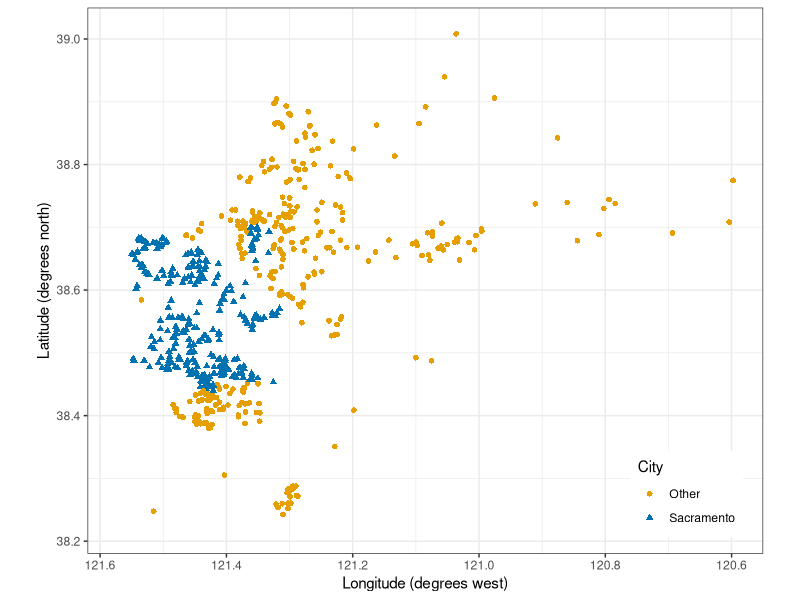
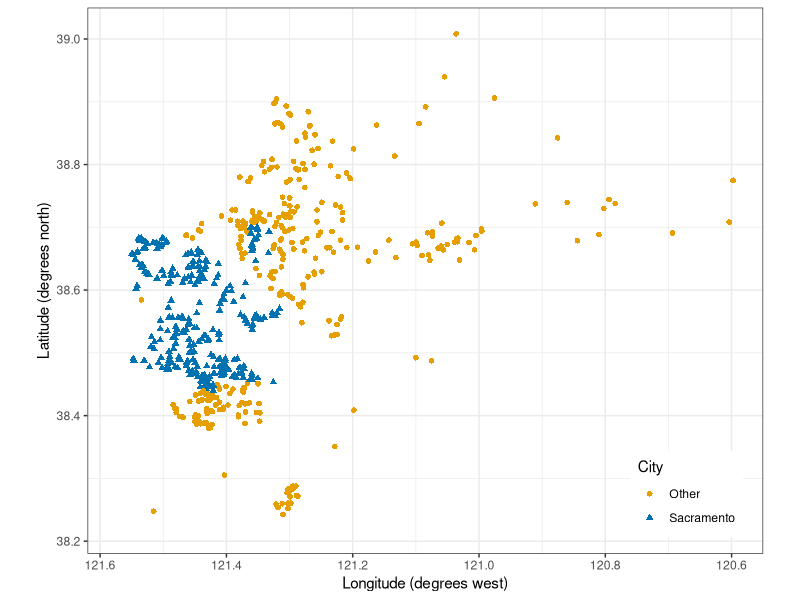
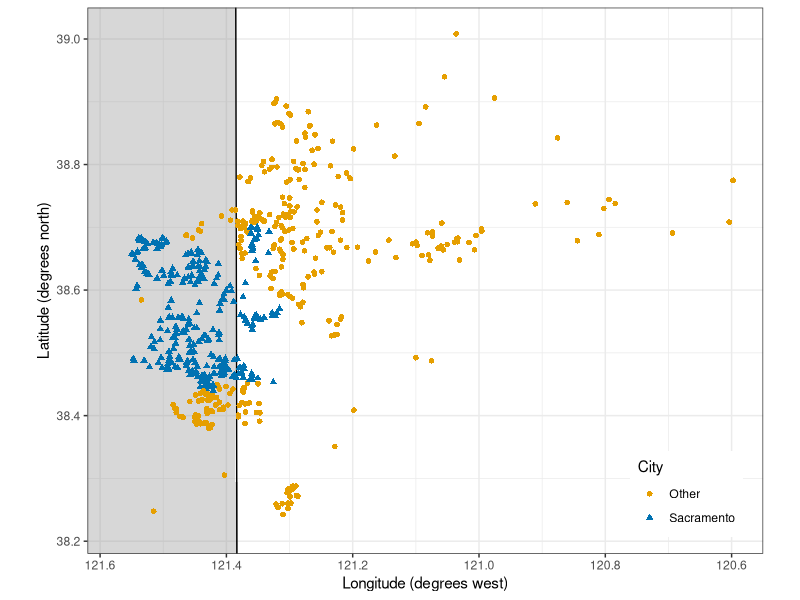
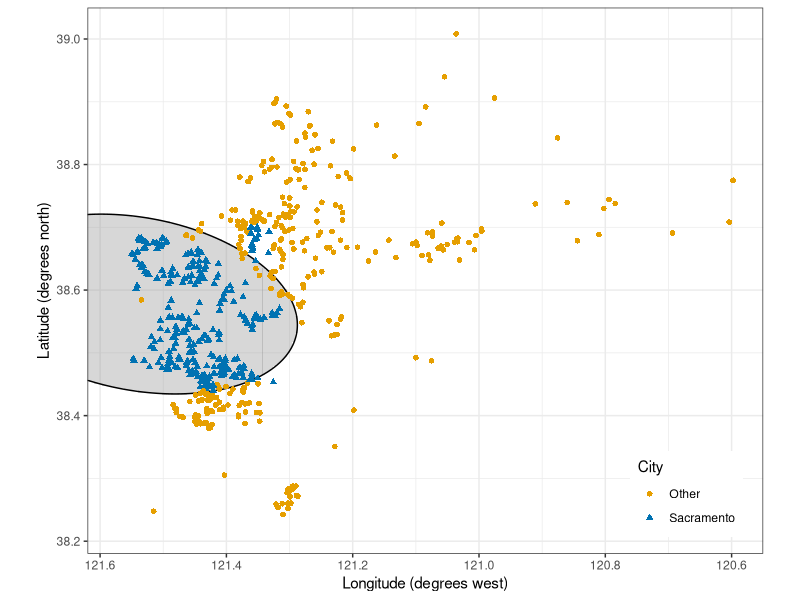
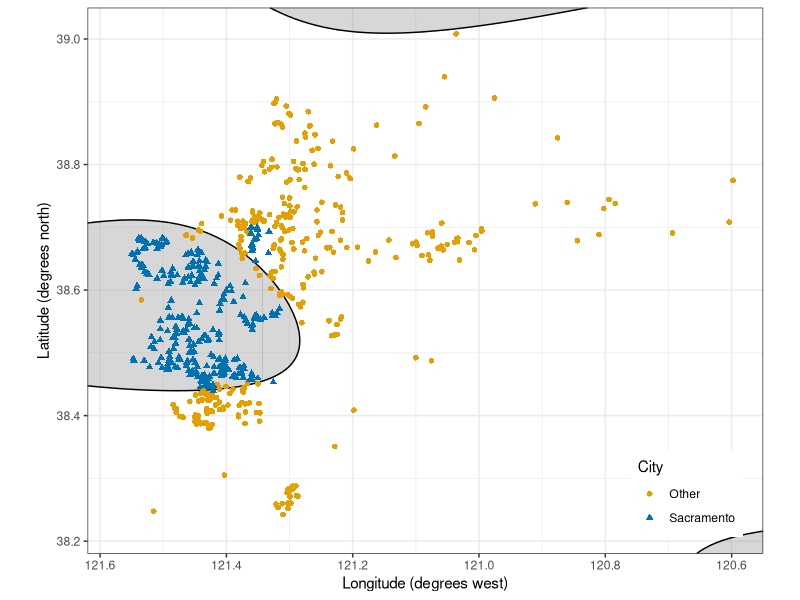
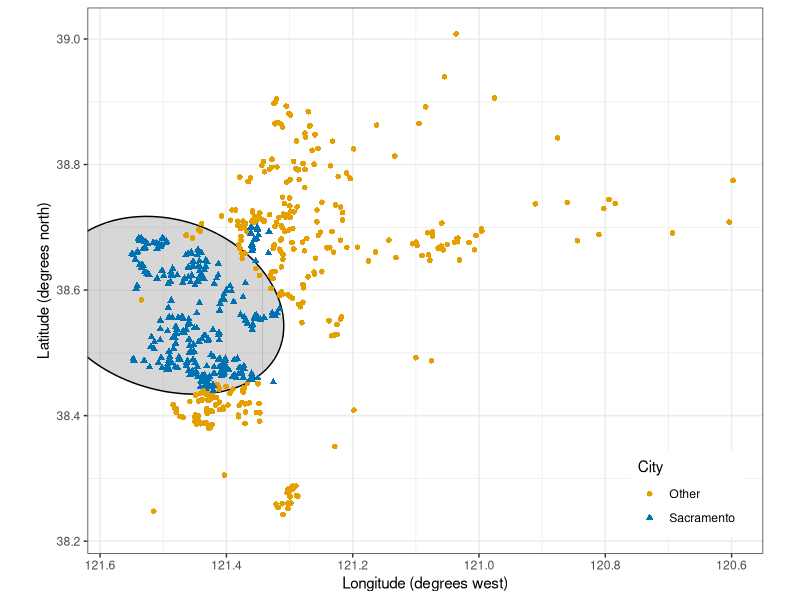
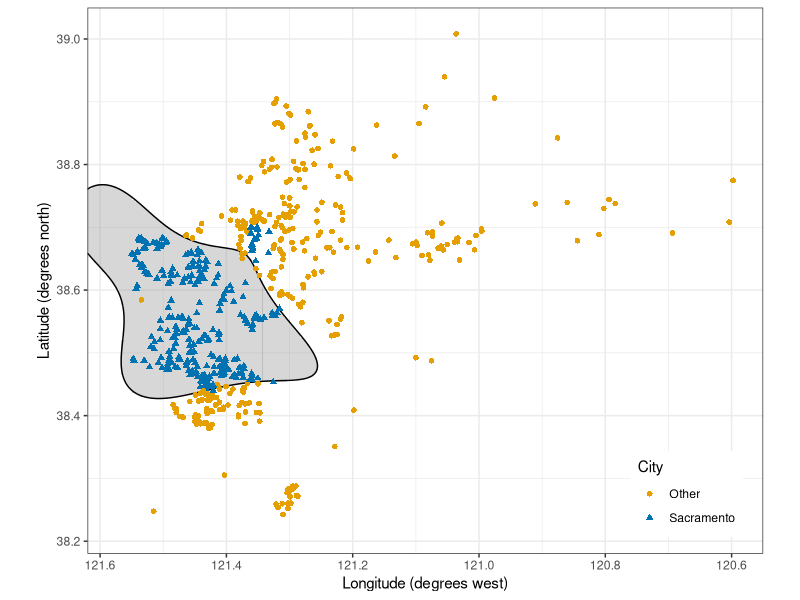
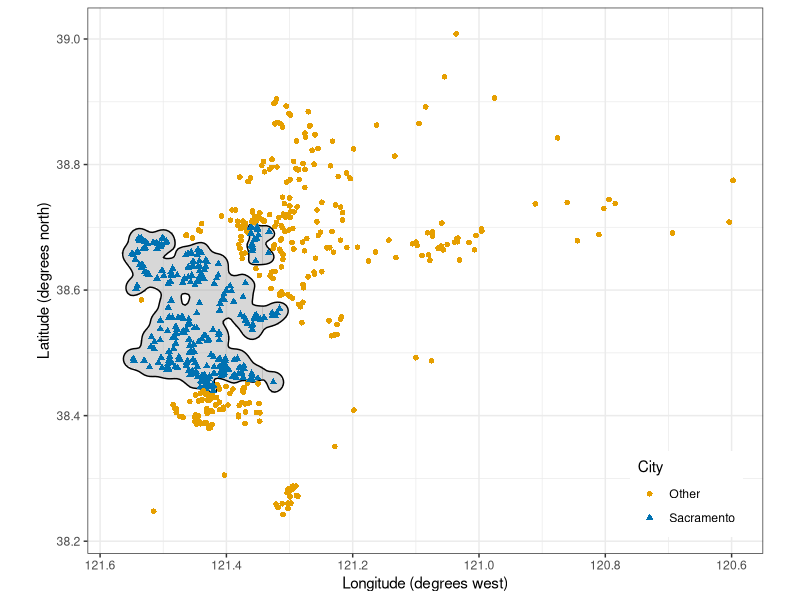

Write R code to recreate these figures, in order.
## ---- chunk 1
#| include: false
library("tidyverse")
library("e1071")
theme_set(theme_bw())
set.seed(20261114)

# Printed output wraps at 80 characters.
options(width = 80)

# Fixed decimals, for use inside $...$, whose hyphen MathJax sets as a
# minus. Adding 0 after rounding turns a negative zero into 0.
fmt_math <- function(x, digits = 2) {
  rounded <- round(x, digits) + 0
  formatC(rounded, format = "f", digits = digits)
}

# The same for prose, where a negative value prints with a minus sign (the
# HTML entity) rather than a hyphen.
fmt <- function(x, digits = 2) {
  sub("^-", "&minus;", fmt_math(x, digits))
}

# A percentage, for prose.
pct <- function(x, digits = 1) {
  paste0(fmt(100 * x, digits), "%")
}

# A name set as code in prose.
code <- function(x) {
  paste0("`", x, "`")
}

# Color-blind-friendly (Okabe-Ito) colors and distinct shapes per class.
place_colors <- c(Other = "#E69F00", Sacramento = "#0072B2",
                  `Elk Grove` = "#009E73")
place_shapes <- c(Other = 16, Sacramento = 17, `Elk Grove` = 15)
## ---- chunk 2
# Homes, with the class coded y = 1 (Sacramento) or y = -1 (Other).
homes <- modeldata::Sacramento |>
  mutate(place = if_else(city == "SACRAMENTO", "Sacramento", "Other"),
         place = factor(place, levels = c("Other", "Sacramento")),
         y = if_else(place == "Sacramento", 1, -1))

count(homes, place)
## ---- chunk 3
# Two thirds of the homes for training, the rest for testing.
n_train <- round(2 * nrow(homes) / 3)
train_rows <- sample(nrow(homes), n_train)
train <- homes[train_rows, ]
test <- homes[-train_rows, ]

count(train, place)
## ---- chunk 4
#| output: false
# Standard deviations of the two coordinates among the training homes.
s_train <- sapply(train[c("longitude", "latitude")], sd)

# Axes in degrees every 0.2, minor lines midway; longitude labeled in
# degrees west.
x_scale <- scale_x_continuous(breaks = seq(-121.6, -120.6, by = 0.2),
                              minor_breaks = seq(-121.5, -120.7, by = 0.2),
                              labels = function(x) {
                                format(abs(x), nsmall = 1)
                              })
y_scale <- scale_y_continuous(breaks = seq(38.2, 39, by = 0.2),
                              minor_breaks = seq(38.3, 38.9, by = 0.2),
                              labels = function(x) {
                                format(x, nsmall = 1)
                              })
x_limits <- c(-121.62, -120.55)
y_limits <- c(38.18, 39.05)
stopifnot(between(range(homes$longitude), x_limits[1], x_limits[2]),
          between(range(homes$latitude), y_limits[1], y_limits[2]))

# The homes' axes: one standard deviation of each coordinate the same
# length; the legend in the empty lower-right corner.
home_base <- function() {
  ggplot(mapping = aes(x = longitude, y = latitude)) +
    x_scale +
    y_scale +
    coord_fixed(ratio = s_train[["longitude"]] / s_train[["latitude"]],
                xlim = x_limits, ylim = y_limits, expand = FALSE) +
    scale_color_manual(values = place_colors) +
    scale_shape_manual(values = place_shapes) +
    labs(x = "Longitude (degrees west)", y = "Latitude (degrees north)",
         color = "City", shape = "City") +
    theme(legend.position = "inside",
          legend.position.inside = c(0.97, 0.03),
          legend.justification = c(1, 0))
}

# The points on top of any regions or lines drawn before them.
home_points <- function(data = train, class = "place") {
  geom_point(data = data,
             aes(color = .data[[class]], shape = .data[[class]]),
             size = 1.6)
}

home_plot <- home_base() +
  home_points()

# Kilometers per degree of latitude, and per degree of longitude here.
km_lat <- 111.2
km_lon <- km_lat * cos(mean(train$latitude) * pi / 180)
## ---- chunk 5
#| echo: false
#| fig-width: 6
#| fig-height: 4.6
home_plot
## ---- chunk 6
#| output: false
# Standardized coordinates z1 and z2, with the training means and standard
# deviations, so that powers and products stay on a common scale.
center_train <- colMeans(train[c("longitude", "latitude")])
add_z <- function(data) {
  mutate(data,
         z1 = (longitude - center_train[["longitude"]]) /
           s_train[["longitude"]],
         z2 = (latitude - center_train[["latitude"]]) /
           s_train[["latitude"]])
}
train <- add_z(train)
test <- add_z(test)

# A grid covering the plot, for drawing a fit's regions.
grid_x <- seq(x_limits[1], x_limits[2], length.out = 250)
grid_y <- seq(y_limits[1], y_limits[2], length.out = 250)
grid <- expand_grid(longitude = grid_x, latitude = grid_y) |>
  add_z()

# svm()'s decision values with Sacramento positive. Their sign is set by
# the class of the first training observation, which the column name
# shows first.
decision_of <- function(fit, data) {
  pred <- predict(fit, data, decision.values = TRUE)
  decision <- attr(pred, "decision.values")
  flip <- if (colnames(decision) == "Sacramento/Other") 1 else -1
  stopifnot(colnames(decision) %in% c("Sacramento/Other",
                                      "Other/Sacramento"))
  flip * drop(decision)
}

# A fit's Sacramento region shaded, its boundary drawn, homes on top.
region_plot <- function(fit, data = train) {
  grid_fit <- mutate(grid, f_hat = decision_of(fit, grid))
  home_base() +
    geom_tile(data = filter(grid_fit, f_hat > 0),
              width = diff(grid_x)[1], height = diff(grid_y)[1],
              fill = "grey55", alpha = 0.35) +
    geom_contour(data = grid_fit, aes(z = f_hat),
                 breaks = 0, color = "black") +
    home_points(data)
}

# Support vector classifiers on polynomial features of degree 1, 2, 3.
degrees <- 1:3
poly_fits <- lapply(degrees, function(d) {
  model <- as.formula(paste0("place ~ poly(z1, z2, degree = ", d,
                             ", raw = TRUE)"))
  svm(model, data = train, kernel = "linear", cost = 1)
})
poly_plots <- lapply(poly_fits, region_plot)

# Training error rates and feature counts of the three fits.
error_of <- function(fit, data, class = "place") {
  mean(predict(fit, data) != data[[class]])
}
poly_errors <- sapply(poly_fits, error_of, data = train)
n_features <- choose(2 + degrees, degrees) - 1
stopifnot(poly_fits[[2]]$tot.nSV < poly_fits[[1]]$tot.nSV)
## ---- chunk 7
#| echo: false
#| fig-width: 6
#| fig-height: 4.6
home_plot
## ---- chunk 8
#| echo: false
#| fig-width: 6
#| fig-height: 4.6
poly_plots[[1]]
## ---- chunk 9
#| echo: false
#| fig-width: 6
#| fig-height: 4.6
poly_plots[[2]]
## ---- chunk 10
#| echo: false
#| fig-width: 6
#| fig-height: 4.6
poly_plots[[3]]
## ---- chunk 11
# Support vector classifier on the degree-2 features of z1 and z2.
svc_quad <- svm(place ~ poly(z1, z2, degree = 2, raw = TRUE),
                data = train, kernel = "linear", cost = 1)

# Training error rate.
mean(predict(svc_quad, train) != train$place)
## ---- chunk 12
#| include: false
stopifnot(all(predict(svc_quad, train) == predict(poly_fits[[2]], train)))
## ---- chunk 13
#| output: false
# Radial-kernel fits with cost = 10 at four values of gamma.
tab_cost <- 10
tab_gammas <- c(0.1, 1, 100, 1000)
gamma_fits <- lapply(tab_gammas, function(g) {
  svm(place ~ longitude + latitude, data = train, kernel = "radial",
      cost = tab_cost, gamma = g)
})
gamma_plots <- lapply(gamma_fits, region_plot)

# Training error rates and support vector counts of the four fits.
gamma_errors <- sapply(gamma_fits, error_of, data = train)
gamma_nsv <- sapply(gamma_fits, function(fit) {
  fit$tot.nSV
})
stopifnot(!is.unsorted(rev(gamma_errors)))

# Far from every support vector the largest-gamma fit is w0, which puts
# such a home in Other: -rho in svm()'s sign, Sacramento positive.
stopifnot(train$place[1] == "Sacramento",
          gamma_fits[[4]]$rho > 0)
## ---- chunk 14
#| echo: false
#| fig-width: 6
#| fig-height: 4.6
gamma_plots[[1]]
## ---- chunk 15
#| echo: false
#| fig-width: 6
#| fig-height: 4.6
gamma_plots[[2]]
## ---- chunk 16
#| echo: false
#| fig-width: 6
#| fig-height: 4.6
gamma_plots[[3]]
## ---- chunk 17
#| echo: false
#| fig-width: 6
#| fig-height: 4.6
gamma_plots[[4]]
## ---- chunk 18
# Support vector machine: radial kernel, standardized features.
svm_fit <- svm(place ~ longitude + latitude, data = train,
               kernel = "radial", cost = 1, gamma = 1)
svm_fit
## ---- chunk 19
#| output: false
# The kernel form by hand: svm()'s decision value is
# sum over support vectors of coefs times K(x, x_i), minus rho.
z_test <- scale(as.matrix(test[c("longitude", "latitude")]),
                center = svm_fit$x.scale[["scaled:center"]],
                scale = svm_fit$x.scale[["scaled:scale"]])
squared_distance <- outer(rowSums(z_test^2), rowSums(svm_fit$SV^2), "+") -
  2 * z_test %*% t(svm_fit$SV)
kernel_matrix <- exp(-svm_fit$gamma * squared_distance)
by_hand <- drop(kernel_matrix %*% svm_fit$coefs) - svm_fit$rho

pred_test <- predict(svm_fit, test, decision.values = TRUE)
stopifnot(isTRUE(all.equal(by_hand,
                           drop(attr(pred_test, "decision.values")),
                           check.attributes = FALSE)))

# The first training home is in Sacramento, so svm()'s decision values
# are positive for Sacramento.
stopifnot(train$place[1] == "Sacramento",
          colnames(attr(pred_test, "decision.values")) ==
            "Sacramento/Other")
## ---- chunk 20
# 10-fold cross-validation over a grid of cost and gamma.
cv_svm <- tune(svm, place ~ longitude + latitude, data = train,
               kernel = "radial",
               ranges = list(cost = 10^(-1:3), gamma = 10^(-2:3)))
cv_svm$best.parameters
## ---- chunk 21
#| output: false
# The cross-validation estimate for each pair, and the chosen pair.
cv_table <- as_tibble(cv_svm$performances)
best <- cv_svm$best.parameters
best_row <- filter(cv_table, cost == best$cost, gamma == best$gamma)

# The gamma tabs above use the chosen cost and show the chosen gamma.
stopifnot(tab_cost == best$cost, tab_gammas[3] == best$gamma)

# Discrete axes, labeled as the values themselves.
cv_cells <- cv_table |>
  mutate(cost_label = factor(format(cost, scientific = FALSE,
                                    drop0trailing = TRUE),
                             levels = format(sort(unique(cost)),
                                             scientific = FALSE,
                                             drop0trailing = TRUE)),
         gamma_label = factor(format(gamma, scientific = FALSE,
                                     drop0trailing = TRUE),
                              levels = format(sort(unique(gamma)),
                                              scientific = FALSE,
                                              drop0trailing = TRUE)),
         chosen = cost == best$cost & gamma == best$gamma,
         label = paste0(fmt(100 * error, 1), "%"),
         text_color = if_else(error > 0.2, "black", "white"))

cv_plot <- ggplot(cv_cells, aes(x = gamma_label, y = cost_label)) +
  geom_tile(aes(fill = error), color = "white") +
  geom_tile(data = filter(cv_cells, chosen),
            fill = NA, color = "black", linewidth = 1.2) +
  geom_text(aes(label = label, color = text_color), size = 3.5) +
  scale_color_identity() +
  scale_fill_viridis_c(labels = scales::label_percent(),
                       limits = c(0, 0.5)) +
  labs(x = expression(gamma), y = "cost",
       fill = "10-fold CV\nestimate of\nerror rate") +
  theme(panel.grid = element_blank())

# Error rate of classifying every training home Other, the more common.
all_other_error <- mean(train$place != "Other")

# The estimate at the smallest cost and gamma, and at the largest gamma.
corner_small <- filter(cv_table, cost == min(cost), gamma == min(gamma))
corner_large <- filter(cv_table, cost == min(cost), gamma == max(gamma))
largest_gamma <- filter(cv_table, gamma == max(gamma))
stopifnot(min(largest_gamma$error) > 2 * best_row$error)

# A linear support vector classifier, tuned over cost as in the previous
# lecture.
cv_svc <- tune(svm, place ~ longitude + latitude, data = train,
               kernel = "linear",
               ranges = list(cost = 10^seq(-2, 2, by = 0.5)))
svc_best <- cv_svc$best.model
svc_cv_error <- min(cv_svc$performances$error)

# Costs whose estimate ties the smallest (to floating-point accuracy).
svc_tied <- cv_svc$performances$cost[
  abs(cv_svc$performances$error - svc_cv_error) < 1e-12]
stopifnot(abs(corner_large$error - all_other_error) < 0.01,
          abs(corner_small$error - svc_cv_error) < 0.05)

# Pairs whose estimate ties the smallest.
n_tied <- sum(cv_table$error == best_row$error)
tied <- filter(cv_table, error == best_row$error)
stopifnot(all(tied$gamma == best$gamma), best$cost == min(tied$cost))
tie_note <- if (n_tied > 1) {
  paste0(" (", n_tied, " pairs share it, and `tune()` takes the first,",
         " the smallest `cost` among them)")
} else {
  ""
}

# The estimate at the smallest and the largest cost, for each gamma: the
# largest cost has the smaller estimate at every gamma.
by_gamma <- cv_table |>
  group_by(gamma) |>
  summarize(small = error[cost == min(cost)],
            large = error[cost == max(cost)])
stopifnot(all(by_gamma$large < by_gamma$small))
cost_at <- function(g, which) {
  by_gamma[[which]][by_gamma$gamma == g]
}
## ---- chunk 22
#| echo: false
#| fig-width: 7
#| fig-height: 4
cv_plot
## ---- chunk 23
#| output: false
svm_best <- cv_svm$best.model

# A fit's regions and boundary over the test homes, misclassified ones
# crossed.
test_plot <- function(fit) {
  wrong <- filter(test, predict(fit, test) != place)
  region_plot(fit, data = test) +
    geom_point(data = wrong, shape = 4, size = 3.5, stroke = 1)
}
test_svc_plot <- test_plot(svc_best)
test_svm_plot <- test_plot(svm_best)

# Test error rates of the linear fit and the radial fit, and of
# classifying every test home Other.
test_errors <- c(linear = error_of(svc_best, test),
                 radial = error_of(svm_best, test))
test_all_other <- mean(test$place != "Other")
stopifnot(test_errors[["radial"]] < test_errors[["linear"]] / 4)
## ---- chunk 24
#| echo: false
#| fig-width: 6
#| fig-height: 4.6
test_svc_plot
## ---- chunk 25
#| echo: false
#| fig-width: 6
#| fig-height: 4.6
test_svm_plot
## ---- chunk 26
# Truth in the rows, predictions in the columns.
list(radial = table(Truth = test$place,
                    Predicted = predict(svm_best, test)),
     linear = table(Truth = test$place,
                    Predicted = predict(svc_best, test)))
## ---- chunk 27
#| output: false
# Three classes: Sacramento, Elk Grove, and every other city.
three_levels <- c("Elk Grove", "Other", "Sacramento")
add_three <- function(data) {
  three <- case_when(data$city == "SACRAMENTO" ~ "Sacramento",
                     data$city == "ELK_GROVE" ~ "Elk Grove",
                     TRUE ~ "Other")
  mutate(data, three = factor(three, levels = three_levels))
}
train <- add_three(train)
test <- add_three(test)

three_plot <- home_base() +
  home_points(class = "three")
## ---- chunk 28
#| echo: false
#| fig-width: 6
#| fig-height: 4.6
three_plot
## ---- chunk 29
# Three classes: svm() fits the 3 pairs, one versus one.
svm_three <- svm(three ~ longitude + latitude, data = train,
                 kernel = "radial", cost = best$cost, gamma = best$gamma)
pred_three <- predict(svm_three, test, decision.values = TRUE)
head(attr(pred_three, "decision.values"), 3)
head(pred_three, 3)
## ---- chunk 30
#| output: false
# Votes by hand: in column "A/B", a positive decision value is a vote for
# A, a negative one for B.
decision_three <- attr(pred_three, "decision.values")
pairs <- strsplit(colnames(decision_three), "/")
votes <- sapply(three_levels, function(k) {
  rowSums(sapply(seq_along(pairs), function(m) {
    winner <- if_else(decision_three[, m] > 0,
                      pairs[[m]][1], pairs[[m]][2])
    winner == k
  }))
})
by_vote <- three_levels[max.col(votes, ties.method = "first")]

# Every test home has a single most-voted class, and it is predict()'s.
n_ties <- sum(apply(votes, 1, function(v) {
  sum(v == max(v)) > 1
}))
stopifnot(n_ties == 0,
          all(by_vote == as.character(pred_three)))

three_error <- mean(pred_three != test$three)
## ---- chunk 31
# Truth in the rows, predictions in the columns.
table(Truth = test$three, Predicted = pred_three)
## ---- chunk 32
#| output: false
# Hinge and logistic losses on a grid of y f(x).
loss_names <- c("Hinge (support vector classifier)",
                "Logistic (logistic regression)")
losses <- tibble(u = seq(-3, 3, by = 0.01)) |>
  mutate(hinge = pmax(0, 1 - u),
         logistic = log(1 + exp(-u))) |>
  pivot_longer(-u, names_to = "loss", values_to = "value") |>
  mutate(loss = factor(loss, levels = c("hinge", "logistic"),
                       labels = loss_names))

loss_plot <- ggplot(losses,
                    aes(x = u, y = value,
                        color = loss, linetype = loss)) +
  geom_line(linewidth = 1) +
  scale_color_manual(values = c("#0072B2", "#D55E00")) +
  scale_x_continuous(breaks = seq(-3, 3, by = 1),
                     minor_breaks = seq(-2.5, 2.5, by = 1)) +
  scale_y_continuous(breaks = seq(0, 4, by = 1),
                     minor_breaks = seq(0.5, 3.5, by = 1)) +
  coord_cartesian(xlim = c(-3, 3), ylim = c(-0.1, 4.1),
                  expand = FALSE) +
  labs(x = expression(y[i] * f(x[i])), y = "Loss",
       color = NULL, linetype = NULL) +
  theme(legend.position = "inside",
        legend.position.inside = c(0.97, 0.97),
        legend.justification = c(1, 1))
## ---- chunk 33
#| echo: false
#| fig-width: 7
#| fig-height: 4
loss_plot
## ---- chunk 34
# Logistic regression on longitude and latitude, classified at 0.5.
logistic_fit <- glm(place ~ longitude + latitude, data = train,
                    family = binomial)
p_test <- predict(logistic_fit, test, type = "response")
logistic_class <- if_else(p_test > 0.5, "Sacramento", "Other")
mean(logistic_class != test$place)
## ---- chunk 35
#| include: false
# Agreement of the two linear classifiers on the test homes, and the
# training homes with zero hinge loss under the linear fit (on or outside
# the margin, up to the solver's accuracy).
agreement <- mean(logistic_class == predict(svc_best, test))
hinge_train <- pmax(0, 1 - train$y * decision_of(svc_best, train))
n_zero_hinge <- sum(hinge_train < 1e-3)
n_positive_hinge <- nrow(train) - n_zero_hinge
n_on_margin <- svc_best$tot.nSV - n_positive_hinge
stopifnot(n_on_margin >= 0)
